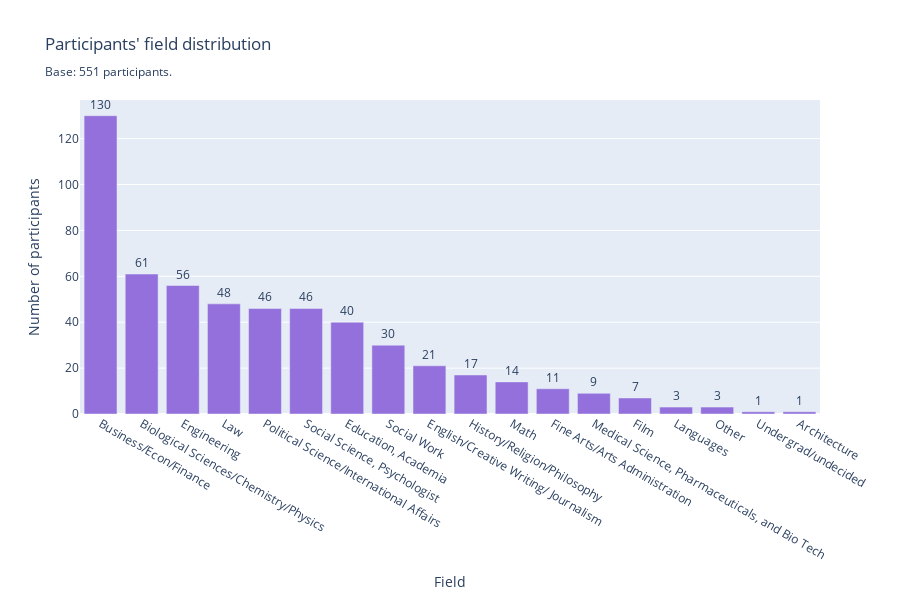

The notebook cell saved with this chart:
### Code cell
field_mapping = {
    1: 'Law',
    2: 'Math',
    3: "Social Science, Psychologist",
    4: "Medical Science, Pharmaceuticals, and Bio Tech",
    5: 'Engineering',
    6: 'English/Creative Writing/ Journalism',
    7: 'History/Religion/Philosophy',
    8: 'Business/Econ/Finance',
    9: 'Education, Academia',
    10: 'Biological Sciences/Chemistry/Physics',
    11: 'Social Work',
    12: 'Undergrad/undecided',
    13: 'Political Science/International Affairs',
    14: 'Film',
    15: 'Fine Arts/Arts Administration',
    16: 'Languages',
    17: 'Architecture',
    18: 'Other'
}

df_unique["Participant's_field"] = df_unique['field_cd'].map(field_mapping)

field_counts = df_unique["Participant's_field"].value_counts().reset_index()
field_counts.columns = ["Participant's_field", "count"]

field_counts = field_counts.sort_values('count', ascending=False)

fig = go.Figure(data=[
    go.Bar(
        x=field_counts["Participant's_field"],
        y=field_counts["count"],
        text=field_counts["count"],
        textposition='outside',
        marker_color='mediumpurple'
    )
])

fig.update_layout(
    title="Participants' field distribution <br><sub>Base: 551 participants.",
    xaxis_title="Field",
    yaxis_title="Number of participants",
    width=900,
    height=600
)

fig.show()

### Figure 1 — Plotly figure (JSON) as saved in the notebook; plotly's stock layout.template omitted (floating-point values rounded to 4 significant figures)
{"data": [{"marker": {"color": "mediumpurple"}, "text": [130.0, 61.0, 56.0, 48.0, 46.0, 46.0, 40.0, 30.0, 21.0, 17.0, 14.0, 11.0, 9.0, 7.0, 3.0, 3.0, 1.0, 1.0], "textposition": "outside", "type": "bar", "x": ["Business/Econ/Finance", "Biological Sciences/Chemistry/Physics", "Engineering", "Law", "Political Science/International Affairs", "Social Science, Psychologist", "Education, Academia", "Social Work", "English/Creative Writing/ Journalism", "History/Religion/Philosophy", "Math", "Fine Arts/Arts Administration", "Medical Science, Pharmaceuticals, and Bio Tech", "Film", "Languages", "Other", "Undergrad/undecided", "Architecture"], "y": [130, 61, 56, 48, 46, 46, 40, 30, 21, 17, 14, 11, 9, 7, 3, 3, 1, 1]}], "layout": {"height": 600, "title": {"text": "Participants' field distribution <br><sub>Base: 551 participants."}, "width": 900, "xaxis": {"title": {"text": "Field"}}, "yaxis": {"title": {"text": "Number of participants"}}}}
